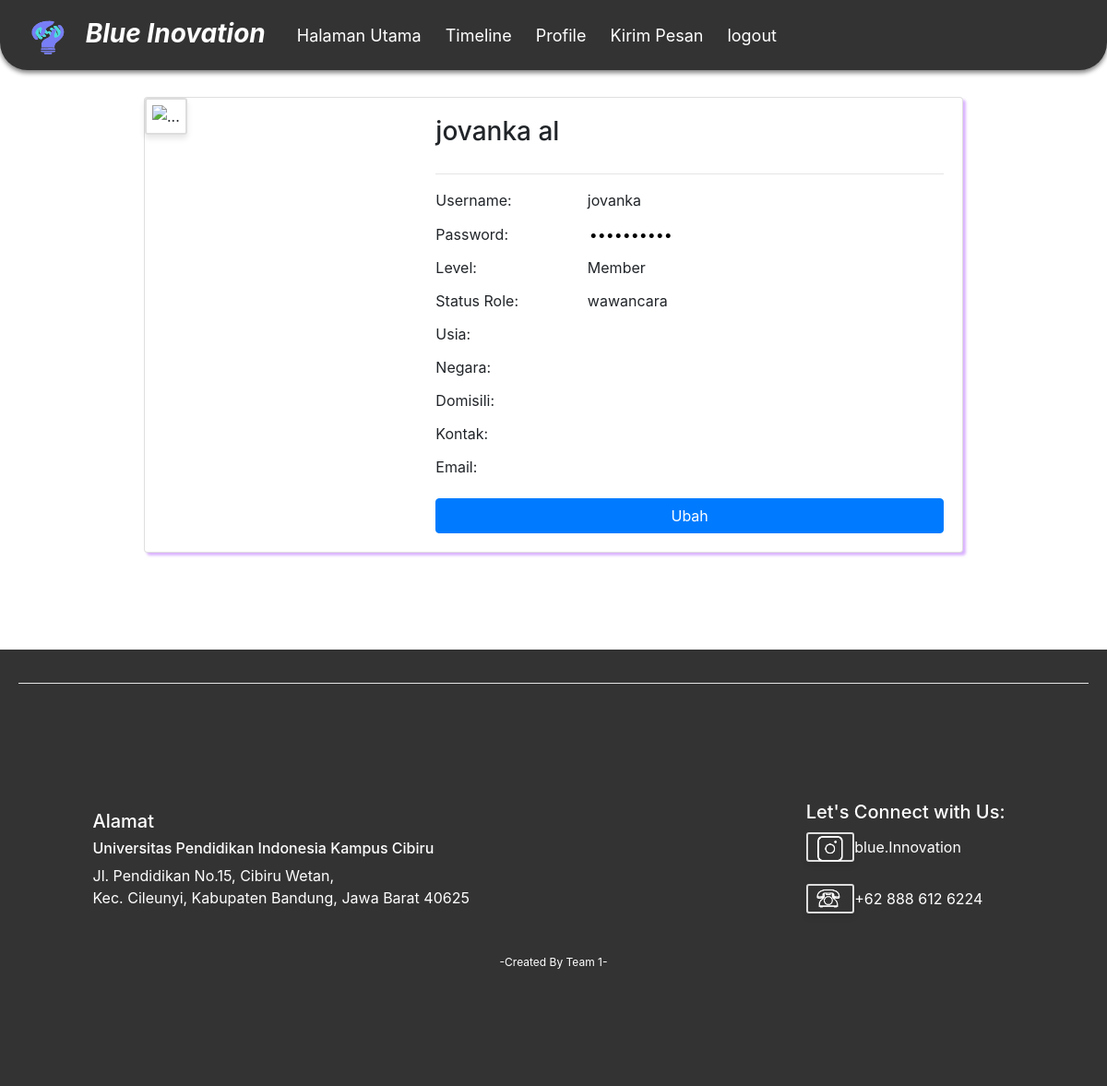
Screenshot of /user/test_user_profile.php (signed in) with the database file from the repository.
### tables this page shows
CREATE TABLE `user` (
  `id_user` int(11) NOT NULL,
  `nama` varchar(50) NOT NULL,
  `password` varchar(50) NOT NULL,
  `nama_lengkap` varchar(150) NOT NULL,
  `level` enum('Admin','Member') NOT NULL,
  `status_role` varchar(50) NOT NULL,
  `domisili` varchar(100) NOT NULL DEFAULT '',
  `usia` char(3) NOT NULL DEFAULT '',
  `negara` varchar(100) NOT NULL DEFAULT '',
  `kontak` varchar(50) NOT NULL DEFAULT '',
  `email` varchar(100) NOT NULL DEFAULT '',
  `tanggal_wawancara` varchar(100) NOT NULL DEFAULT 'Belum Ditentukan',
  `link_wawancara` varchar(100) NOT NULL DEFAULT 'Belum Ditentukan',
  `dari_tanggal` varchar(40) NOT NULL,
  `sampai_tanggal` varchar(40) NOT NULL,
  `link` varchar(100) NOT NULL
);

### user/test_user_profile.php (the view, shortened to what this page needs)
<!DOCTYPE html>
<html>
<head>
    <link rel="stylesheet" type="text/css" href="bs/css/bootstrap.min.css">
</head>
<body>
    <?php include "header.php"; ?>
    <div class="container">
        <div class="oyo card mb-3" style="max-width: 80%; margin: 30px auto; box-shadow: 3px 3px 3px #dab3ff;">
            <div class="row no-gutters">
                <div class="col-md-4">
                    <img src="img_gambar/user.png" class="card-img" alt="...">
                </div>
                <?php
                include '../conn.php';
                $username = $_SESSION['member'];
                $sql = "SELECT id_user, nama, password, nama_lengkap, level, status_role, usia, negara, domisili, kontak, email FROM user WHERE nama = '$username'";
                $result = $conn->query($sql);
                if ($result->num_rows > 0) {
                    $tampil = $result->fetch_assoc();
                ?>
                <div class="col-md-8">
                    <div class="card-body">
                        <h3 class="card-title"><?php echo $tampil['nama_lengkap']; ?></h3>
                        <hr>
                        <p class="card-title">Username:</p> <?php echo $tampil['nama']; ?><br>
                        <p class="card-title">Password:</p> <input type="password" value="<?php echo $tampil['password']; ?>" style="border:none;" readonly><br>
                        <p class="card-title">Level:</p> <?php echo $tampil['level']; ?><br>
                        <p class="card-title">Status Role:</p> <?php echo $tampil['status_role']; ?><br>
                        <p class="card-title">Usia:</p> <?php echo $tampil['usia']; ?><br>
                        <p class="card-title">Negara:</p> <?php echo $tampil['negara']; ?><br>
                        <p class="card-title">Domisili:</p> <?php echo $tampil['domisili']; ?><br>
                        <p class="card-title">Kontak:</p> <?php echo $tampil['kontak']; ?><br>
                        <p class="card-title">Email:</p> <?php echo $tampil['email']; ?><br>
                        <a href="ubah-user.php?id=<?php echo $tampil['id_user']; ?>" class="btn btn-primary">Ubah</a>
                    </div>
                </div>
                <?php
                }
                else {
                    echo "<p>Data pengguna tidak ditemukan.</p>";
                }
                ?>
            </div>
        </div>
    </div>
    <?php include "footer.php"; ?>
</body>
</html>

### user/test_user_profile.php (style rules this page uses)
.card-img { width: 100%; height: 100%; border-radius: 50px; object-fit: cover; object-position: center; box-shadow: 0 4px 6px rgba(0, 0, 0, 0.1); border: 2px solid #ddd; padding: 2%; }
.container { margin: 105px auto; }
.card-title { width: 150px; display: inline-block; margin-right: 10px; }
.btn-primary { display: block; width: 100%; margin-top: 10px; }

### user/header.php (style rules this page uses)
body { width: #f2f2f2; }

### user/footer.php (style rules this page uses)
.container { width: 2000px; }

### rows the page displays
user: nama_lengkap "jovanka al", nama "jovanka", level "Member", status_role "wawancara"
